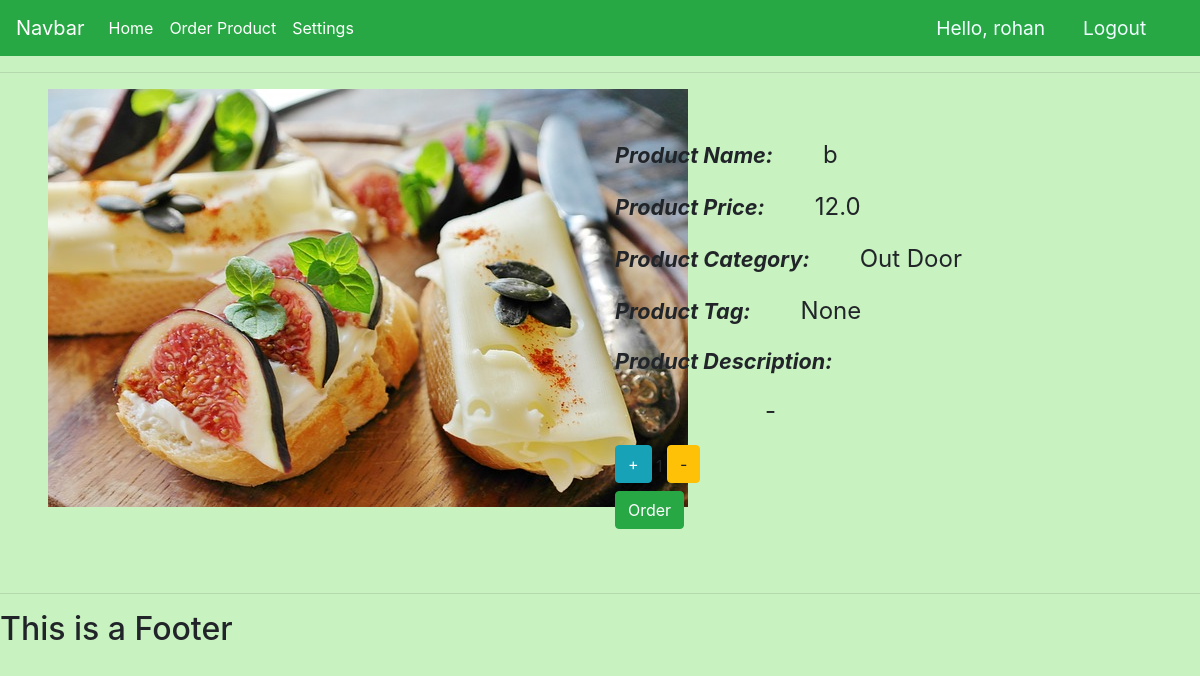
Page /accounts/product_details/b (signed in) on the committed database.
### accounts/models.py (models this page shows, shortened)
class Customer(models.Model):
    user = models.OneToOneField(to=User,on_delete=models.CASCADE)
    name = models.CharField(max_length= 100, validators=[validator.name])
    phone = models.CharField(max_length= 10,validators=[validator.phone])
    profile_pic = models.ImageField(default='facebook.jpg',upload_to='profile_pic/',null=True,blank=True)
    cr_date = models.DateTimeField(auto_now_add=True)
    def __str__(self):
        return self.name

class Product(models.Model):
    Category = (('Indoor','Indoor'),('Out Door','Out Door'))
    customer = models.ForeignKey(to=Customer,on_delete=models.CASCADE)
    name = models.CharField(max_length=200)
    price = models.FloatField()
    Category = models.CharField(max_length=100,choices = Category)
    description = models.TextField()
    image = models.ImageField(upload_to='product/')
    cr_date = models.DateTimeField(auto_now_add=True)
    tag = models.ManyToManyField(Tag)
    slug = models.SlugField(null=True,unique=True)

### accounts/views.py (the view)
# urls.py: path('product_details/<slug:slug>',views.productDetail,name='product_detail'),
@login_required(login_url='login')
def productDetail(req,slug):
    product = Product.objects.get(slug=slug)
    return render(req,'accounts/product_detail.html',{'product':product,'slug':slug})

### accounts/templatetags/account_extras.py (called while the page is built)
@register.filter(name='has_group')
def has_group(user, group_name):
    group = Group.objects.get(name=group_name)
    print('group',group)
    print('user',user)
    try:
        if group in user.groups.all():
            print('True')
            return True
    except:
        return False

### accounts/templates/accounts/product_detail.html (shortened to what this page needs)
{% extends 'accounts/base.html' %}
{% load static%}
{% load account_extras %}
{% block body %}
<hr>
<div class="row">
<div class="col-md-6">
    <div class="mx-5">
        <img   src="{{product.image.url}}" >
    </div>
</div>
<div class="col-md-6 my-5">
    <p style="font-size:large;"><span style="font-size: larger;margin-right: 50px;font-style: italic;font-weight: bold;">Product Name:</span><span style="font-size:x-large;">{{product.name}}</span></p>
    <p style="font-size:large;"><span style="font-size: larger;margin-right: 50px;font-style: italic;font-weight: bold;">Product Price:</span><span style="font-size:x-large;">{{product.price}}</span></p>
    <p style="font-size:large;"><span style="font-size: larger;margin-right: 50px;font-style: italic;font-weight: bold;">Product Category:</span><span style="font-size:x-large;">{{product.Category}}</span></p>
    <p style="font-size:large;"><span style="font-size: larger;margin-right: 50px;font-style: italic;font-weight: bold;">Product Tag:</span><span style="font-size:x-large;">{{product.tag.name}}</span></p>
    <p style="font-size:large;"><span style="font-size: larger;margin-right: 50px;font-style: italic;font-weight: bold;">Product Description:</span></p>
    <p><span style="font-size:x-large;margin-left: 150px;">{{product.description}}</span></p>
    {% if request.user|has_group:"customer" %}
    <div id="count">
        <h2 class="btn btn-info add" id="add" > + </h2>
        <span id="no_product">1</span>
        <h2 class="btn btn-warning sub" id="sub" > - </h2>
    </div>
        <a class="btn btn-success" href="" onclick="this.href='/accounts/order_product/{{slug}}/'+document.getElementById('number_product').value">Order</a>
    {% endif %}
</div>
</div>
{% endblock %}

### accounts/templates/accounts/navbar.html (shortened to what this page needs)
{% load account_extras %}
<nav class="navbar navbar-expand-lg navbar-dark bg-success sticky-top">
  <a class="navbar-brand" href="#">Navbar</a>
  <div class="collapse navbar-collapse" id="navbarNav">
    {% if request.user.is_authenticated %}
    {% if request.user.is_staff or request.user|has_group:"seller" %}
    <ul class="navbar-nav mr-auto">
      <li class="nav-item active">
        <a class="nav-link" href="{% url 'home'%}"> Dashboard </a>
      </li>
      <li class="nav-item active">
        <a class="nav-link" href="{% url 'product'%}">Product</a>
      </li>
      <li class="nav-item active">
        <a class="nav-link" href="{% url 'add_product'%}">Add Product</a>
      </li>
         </ul>
         {% else %}
         <ul class="navbar-nav mr-auto">
         <li class="nav-item active">
             <a class="nav-link" href="{% url 'user_page' %}">Home</a>
         </li>
          <li class="nav-item active">
            <a class="nav-link" href="{% url 'product_show' %}">Order Product</a>
          </li>
          <li class="nav-item active">
            <a class="nav-link" href="{% url 'accounts_settings' %}">Settings</a>
          </li>
          {% endif %}
             </ul>
         {% endif %}
         <ul class="navbar-nav ml-auto">
          {% if request.user.is_authenticated%}
          <span class="hello-mgs">Hello, {{request.user.customer}}</span>
          <span ><a class="hello-mgs" href="{% url 'logout' %}">Logout</a></span>
  {% endif%}
</nav>

### static/css/main.css (style rules this page uses)
body { background-color: #c8f2bf }

### accounts/templates/accounts/navbar.html (style rules this page uses)
.hello-mgs { font-size: larger; color: azure; margin-right: 1cm; }

### rows in the picture
Product: image (picture), name "b", price "12.0", Category "Out Door", tag.name "None", description "-"

### other values in the picture
{{ request.user.customer }} "rohan"
